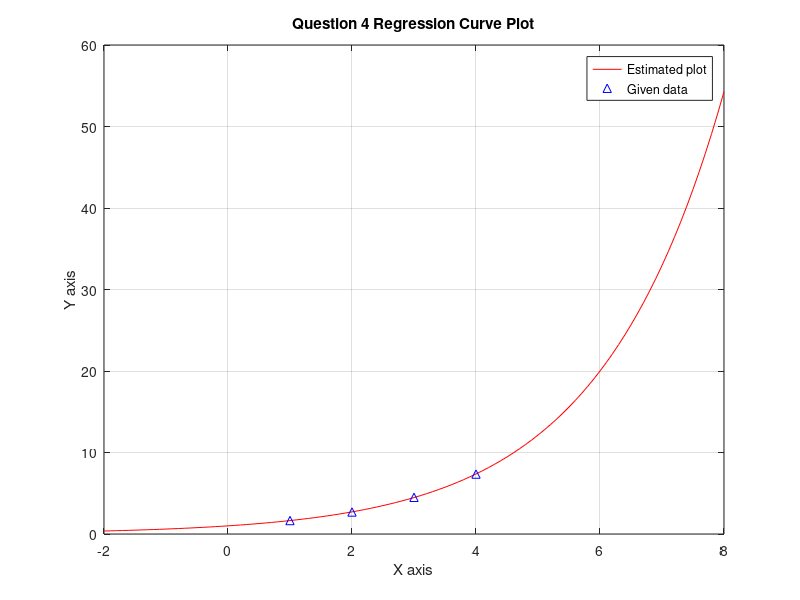

MATLAB code for this plot:
%code for question 4;
clc;
x = [1 ,2 ,3 , 4 ];
y = [1.65 , 2.70 , 4.50 ,7.35];
n = 4;
Y = log10(y);

x2 = x.*x;
sum_x = sum(x);
sum_Y = sum(Y);
xY = x.*Y;
sum_x2 = sum(x2);

A = [n  sum_x ; sum_x  sum_x2];
B = [sum(Y) ; sum(xY)];
C = linsolve(A,B);

a = 10^C(1);
b = C(2)/log10(exp(1));
%finding value y = a*exp(b*x) at x = 6;
x_val = 6;
y_equation = a*exp(b*x_val);
disp('value of y at x = 6');
disp(y_equation);

x_value = -2:0.1:8;
Y_value = zeros(1,length(x_value));

for i = 1:length(x_value)
    Y_value(i) = a*exp(b*x_value(i));
end    

plot(x_value,Y_value,'-r',x,y,'^b'); grid();
title('Question 4 Regression Curve Plot');
xlabel('X axis');
ylabel('Y axis');
legend('Estimated plot','Given data');






